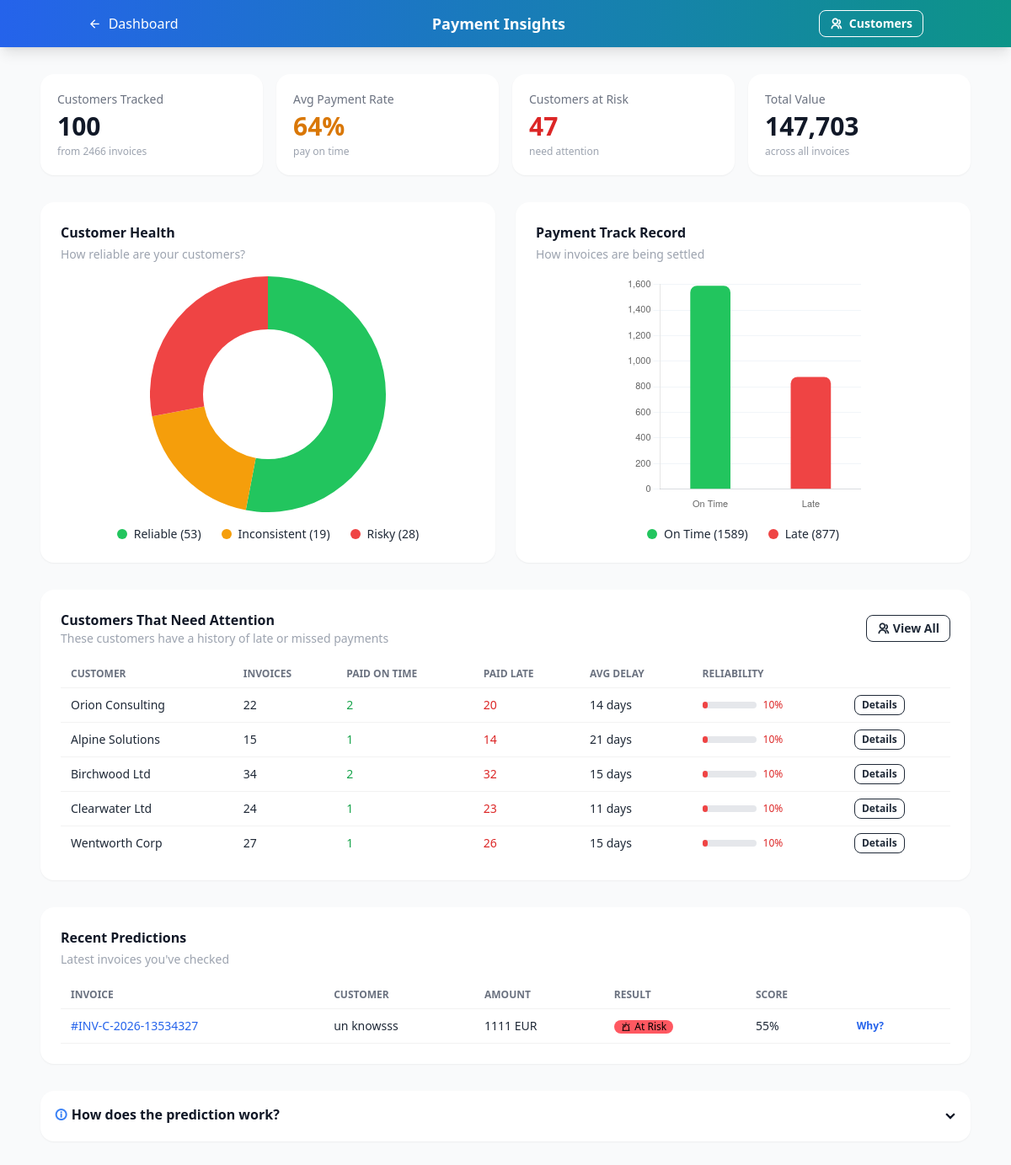
Page /ml/analytics (signed in) on the committed database.
### app/models/database.py (models this page shows, shortened)
class Invoice(Base):
    __tablename__ = "invoices"
    id = Column(Integer, primary_key=True, index=True)
    customer_name = Column(String(255), default="N/A")
    customer_email = Column(String(255), default="N/A")
    customer_address = Column(Text, default="N/A")
    invoice_number = Column(String(255), default="N/A")
    amount = Column(String(50), default="N/A")  # Stored as string for flexibility
    currency = Column(String(10), default="N/A")
    date = Column(String(50), default="N/A")  # Invoice date
    due_date = Column(String(50), default="N/A")  # Payment due date
    company_name = Column(String(255), default="N/A")
    vat_id = Column(String(255), default="N/A")
    filename = Column(String(255))
    status = Column(String(20), default="pending")
    created_at = Column(DateTime, default=datetime.utcnow)
    updated_at = Column(DateTime, default=datetime.utcnow, onupdate=datetime.utcnow)
    features = relationship("InvoiceFeatures", back_populates="invoice", uselist=False, cascade="all, delete-orphan")

class InvoiceFeatures(Base):
    __tablename__ = "invoice_features"
    id = Column(Integer, primary_key=True, index=True)
    invoice_id = Column(Integer, ForeignKey("invoices.id", ondelete="CASCADE"), unique=True, nullable=False)
    invoice = relationship("Invoice", back_populates="features")
    industry = Column(String(100), default="Unknown")
    country = Column(String(80), default="Unknown")
    company_size = Column(String(50), default="Unknown")  # Small/Medium/Large
    customer_type = Column(String(50), default="Unknown")  # New/Returning
    contract_type = Column(String(50), default="Unknown")  # One-time/Recurring
    profit_margin_trend = Column(String(50), default="Unknown")  # Declining/Stable/Improving
    cash_flow_status = Column(String(50), default="Unknown")  # Positive/Negative
    recent_loan_applications = Column(Integer, default=0)
    credit_hold_history = Column(Boolean, default=False)
    industry_payment_benchmark = Column(Float, default=0.5)
    economic_health_index = Column(Float, default=0.0)
    amount = Column(Float, default=0.0)
    days_to_due = Column(Integer, default=0)
    past_due_ratio = Column(Float, default=0.0)
    late_payment = Column(Integer, nullable=True)  # 0 = on time, 1 = late
    predicted_probability = Column(Float, nullable=True)  # Probability of late payment
    predicted_label = Column(Integer, nullable=True)  # 0 = will pay on time, 1 = will be late
    created_at = Column(DateTime, default=datetime.utcnow)
    updated_at = Column(DateTime, default=datetime.utcnow, onupdate=datetime.utcnow)

### app/controllers/prediction_controller.py (the view)
@router.get("/ml/analytics")
def ml_analytics(request: Request):
    if not request.session.get("user_id"):
        return RedirectResponse("/login", status_code=303)
    db = SessionLocal()
    try:
        all_features = db.query(InvoiceFeatures).filter(InvoiceFeatures.predicted_label.isnot(None)).all()
        total_predictions = len(all_features)
        high_risk = sum(1 for f in all_features if f.predicted_label == 1)
        low_risk = total_predictions - high_risk
        avg_confidence = sum(f.predicted_probability for f in all_features) / max(total_predictions, 1)
        stats = csv_service.get_stats()
        all_customers = csv_service.get_all_customers()
        high_risk_customers = csv_service.get_high_risk_customers()
        low_risk_cust = sum(1 for c in all_customers if c.get('payment_reliability', 0) >= 0.7)
        med_risk_cust = sum(1 for c in all_customers if 0.4 <= c.get('payment_reliability', 0) < 0.7)
        high_risk_cust = sum(1 for c in all_customers if c.get('payment_reliability', 0) < 0.4)
        total_on_time = sum(c.get('paid_on_time', 0) for c in all_customers)
        total_late = sum(c.get('paid_late', 0) for c in all_customers)
        total_unpaid = sum(c.get('not_paid', 0) for c in all_customers)
        recent = db.query(Invoice).join(InvoiceFeatures).filter(
            InvoiceFeatures.predicted_label.isnot(None)
        ).order_by(Invoice.created_at.desc()).limit(10).all()
        top_risk = sorted(all_customers, key=lambda c: c.get('payment_reliability', 1))[:5]
        return templates.TemplateResponse("ml_analytics.html", {
            "request": request, "current_user": get_current_user(request),
            "total_predictions": total_predictions,
            "high_risk_count": high_risk, "low_risk_count": low_risk,
            "avg_confidence": round(avg_confidence * 100, 1),
            "total_customers": stats.get('total_customers', 0),
            "high_risk_customers": high_risk_customers[:10],
            "recent_predictions": recent,
            "model_info": ml_service.get_model_info(),
            "low_risk_cust": low_risk_cust, "med_risk_cust": med_risk_cust,
            "high_risk_cust": high_risk_cust,
            "total_on_time": total_on_time, "total_late": total_late,
            "total_unpaid": total_unpaid,
            "total_amount": round(stats.get('total_amount', 0), 2),
            "avg_reliability": stats.get('avg_reliability', 0),
            "top_risk": top_risk,
        })
    finally:
        db.close()

### app/templates/ml_analytics.html (shortened to what this page needs)
<!DOCTYPE html>
<html lang="en" data-theme="light">
<head>
    <link href="https://cdn.jsdelivr.net/npm/daisyui@4.4.23/dist/full.min.css" rel="stylesheet">
    <script src="https://cdn.tailwindcss.com"></script>
    <link href="https://cdn.jsdelivr.net/npm/remixicon@4.2.0/fonts/remixicon.css" rel="stylesheet">
</head>
<body class="bg-gray-50 min-h-screen">
    <nav class="bg-gradient-to-r from-blue-600 to-teal-600 text-white shadow-lg">
        <div class="container mx-auto px-4 py-3 flex justify-between items-center">
            <a href="/dashboard" class="flex items-center gap-2 hover:opacity-80">
                <i class="ri-arrow-left-line"></i> Dashboard
            </a>
            <h1 class="font-bold text-lg">Payment Insights</h1>
            <a href="/customers" class="btn btn-sm btn-outline border-white text-white hover:bg-white hover:text-blue-600">
                <i class="ri-group-line"></i> Customers
            </a>
        </div>
    </nav>
    <main class="container mx-auto px-6 py-8 max-w-6xl">
        <div class="grid grid-cols-2 lg:grid-cols-4 gap-4 mb-8">
            <div class="bg-white rounded-2xl shadow-sm p-5">
                <div class="text-sm text-gray-500 mb-1">Customers Tracked</div>
                <div class="text-3xl font-bold text-gray-900">{{ total_customers }}</div>
                <div class="text-xs text-gray-400 mt-1">from {{ total_on_time + total_late + total_unpaid }} invoices</div>
            </div>
            <div class="bg-white rounded-2xl shadow-sm p-5">
                <div class="text-sm text-gray-500 mb-1">Avg Payment Rate</div>
                <div class="text-3xl font-bold {% if avg_reliability >= 0.7 %}text-green-600{% elif avg_reliability >= 0.5 %}text-amber-600{% else %}text-red-600{% endif %}">{{ (avg_reliability * 100)|int }}%</div>
                <div class="text-xs text-gray-400 mt-1">pay on time</div>
            </div>
            <div class="bg-white rounded-2xl shadow-sm p-5">
                <div class="text-sm text-gray-500 mb-1">Customers at Risk</div>
                <div class="text-3xl font-bold text-red-600">{{ high_risk_cust + med_risk_cust }}</div>
                <div class="text-xs text-gray-400 mt-1">need attention</div>
            </div>
            <div class="bg-white rounded-2xl shadow-sm p-5">
                <div class="text-sm text-gray-500 mb-1">Total Value</div>
                <div class="text-3xl font-bold text-gray-900">{{ "{:,.0f}".format(total_amount) }}</div>
                <div class="text-xs text-gray-400 mt-1">across all invoices</div>
            </div>
        </div>
        <div class="grid grid-cols-1 lg:grid-cols-2 gap-6 mb-8">
            <div class="bg-white rounded-2xl shadow-sm p-6">
                <h3 class="font-bold text-gray-900 mb-1">Customer Health</h3>
                <p class="text-sm text-gray-400 mb-4">How reliable are your customers?</p>
                <div class="flex justify-center">
                    <canvas id="healthChart" width="280" height="280"></canvas>
                </div>
                <div class="flex justify-center gap-6 mt-4 text-sm">
                    <span class="flex items-center gap-2"><span class="w-3 h-3 bg-green-500 rounded-full"></span> Reliable ({{ low_risk_cust }})</span>
                    <span class="flex items-center gap-2"><span class="w-3 h-3 bg-amber-500 rounded-full"></span> Inconsistent ({{ med_risk_cust }})</span>
                    <span class="flex items-center gap-2"><span class="w-3 h-3 bg-red-500 rounded-full"></span> Risky ({{ high_risk_cust }})</span>
                </div>
            </div>
            <div class="bg-white rounded-2xl shadow-sm p-6">
                <h3 class="font-bold text-gray-900 mb-1">Payment Track Record</h3>
                <p class="text-sm text-gray-400 mb-4">How invoices are being settled</p>
                <div class="flex justify-center">
                    <canvas id="paymentChart" width="280" height="280"></canvas>
                </div>
                <div class="flex justify-center gap-6 mt-4 text-sm">
                    <span class="flex items-center gap-2"><span class="w-3 h-3 bg-green-500 rounded-full"></span> On Time ({{ total_on_time }})</span>
                    <span class="flex items-center gap-2"><span class="w-3 h-3 bg-red-500 rounded-full"></span> Late ({{ total_late }})</span>
                </div>
            </div>
        </div>
        <div class="bg-white rounded-2xl shadow-sm p-6 mb-8">
            <div class="flex justify-between items-center mb-4">
                <div>
                    <h3 class="font-bold text-gray-900">Customers That Need Attention</h3>
                    <p class="text-sm text-gray-400">These customers have a history of late or missed payments</p>
                </div>
                <a href="/customers" class="btn btn-sm btn-outline gap-1"><i class="ri-group-line"></i> View All</a>
            </div>
            {% if top_risk %}
            <div class="overflow-x-auto">
                <table class="table table-sm">
                    <thead>
                        <tr class="text-gray-500 text-xs uppercase">
                            <th>Customer</th>
                            <th>Invoices</th>
                            <th>Paid On Time</th>
                            <th>Paid Late</th>
                            <th>Avg Delay</th>
                            <th>Reliability</th>
                            <th></th>
                        </tr>
                    </thead>
                    <tbody>
                        {% for c in top_risk %}
                        <tr>
                            <td class="font-medium">{{ c.name }}</td>
                            <td>{{ c.total_invoices }}</td>
                            <td class="text-green-600">{{ c.paid_on_time }}</td>
                            <td class="text-red-600">{{ c.paid_late }}</td>
                            <td>{{ "%.0f"|format(c.avg_payment_delay) }} days</td>
                            <td>
                                {% set r = (c.payment_reliability * 100)|int %}
                                <div class="flex items-center gap-2">
                                    <div class="w-16 bg-gray-200 rounded-full h-2">
                                        <div class="h-2 rounded-full {% if r >= 70 %}bg-green-500{% elif r >= 40 %}bg-amber-500{% else %}bg-red-500{% endif %}" style="width: {{ r }}%"></div>
                                    </div>
                                    <span class="text-xs font-medium {% if r >= 70 %}text-green-600{% elif r >= 40 %}text-amber-600{% else %}text-red-600{% endif %}">{{ r }}%</span>
                                </div>
                            </td>
                            <td>
                                <a href="/customer-insights/{{ c.name }}" class="btn btn-xs btn-outline">Details</a>
                            </td>
                        </tr>
                        {% endfor %}
                    </tbody>
                </table>
            </div>
            {% else %}
            <p class="text-gray-400 text-center py-8">No customer data yet. Upload a CSV dataset to see insights.</p>
            {% endif %}
        </div>
        {% if recent_predictions %}
        <div class="bg-white rounded-2xl shadow-sm p-6 mb-8">
            <h3 class="font-bold text-gray-900 mb-1">Recent Predictions</h3>
            <p class="text-sm text-gray-400 mb-4">Latest invoices you've checked</p>
            <div class="overflow-x-auto">
                <table class="table table-sm">
                    <thead>
                        <tr class="text-gray-500 text-xs uppercase">
                            <th>Invoice</th>
                            <th>Customer</th>
                            <th>Amount</th>
                            <th>Result</th>
                            <th>Score</th>
                            <th></th>
                        </tr>
                    </thead>
                    <tbody>
                        {% for inv in recent_predictions %}
                        <tr>
                            <td>
                                <a href="/view-invoice/{{ inv.id }}" class="text-blue-600 hover:underline font-medium">
                                    #{{ inv.invoice_number if inv.invoice_number != 'N/A' else inv.id }}
                                </a>
                            </td>
                            <td>{{ inv.customer_name if inv.customer_name != 'N/A' else 'Unknown' }}</td>
                            <td>{{ inv.amount }} {{ inv.currency if inv.currency != 'N/A' else '' }}</td>
                            <td>
                                {% if inv.features and inv.features.predicted_label == 1 %}
                                <span class="badge badge-error badge-sm gap-1"><i class="ri-alarm-warning-line"></i> At Risk</span>
                                {% else %}
                                <span class="badge badge-success badge-sm gap-1"><i class="ri-check-line"></i> Looks Good</span>
                                {% endif %}
                            </td>
                            <td>
                                {% if inv.features %}
                                <span class="font-medium">{{ (inv.features.predicted_probability * 100)|int }}%</span>
                                {% endif %}
                            </td>
                            <td>
                                <a href="/ml/explain/{{ inv.id }}" class="btn btn-xs btn-ghost text-blue-600">Why?</a>
                            </td>
                        </tr>
                        {% endfor %}
                    </tbody>
                </table>
            </div>
        </div>
        {% endif %}
        <div class="collapse collapse-arrow bg-white rounded-2xl shadow-sm">
            <div class="collapse-title font-bold text-gray-900">
                <i class="ri-information-line text-blue-500"></i> How does the prediction work?
            </div>
        </div>
    </main>
    <script>
    new Chart(document.getElementById('healthChart'), {
        type: 'doughnut',
        data: {
            labels: ['Reliable', 'Inconsistent', 'Risky'],
            datasets: [{
                data: [{{ low_risk_cust }}, {{ med_risk_cust }}, {{ high_risk_cust }}],
                backgroundColor: ['#22c55e', '#f59e0b', '#ef4444'],
                borderWidth: 0, hoverOffset: 8
            }]
        },
        options: { responsive: false, cutout: '55%', plugins: { legend: { display: false } } }
    });
    new Chart(document.getElementById('paymentChart'), {
        type: 'bar',
        data: {
            labels: ['On Time', 'Late'{% if total_unpaid > 0 %}, 'Unpaid'{% endif %}],
            datasets: [{
                data: [{{ total_on_time }}, {{ total_late }}{% if total_unpaid > 0 %}, {{ total_unpaid }}{% endif %}],
                backgroundColor: ['#22c55e', '#ef4444'{% if total_unpaid > 0 %}, '#9ca3af'{% endif %}],
                borderRadius: 8, barPercentage: 0.5
            }]
        },
        options: {
            responsive: false,
            plugins: { legend: { display: false } },
            scales: {
                y: { beginAtZero: true, grid: { color: '#f1f5f9' }, ticks: { font: { size: 11 } } },
                x: { grid: { display: false }, ticks: { font: { size: 11 } } }
            }
        }
    });
    </script>
</body>
</html>

### rows in the picture
Invoice: invoice_number "INV-C-2026-13534327", customer_name "un knowsss", amount "1111", currency "EUR"
InvoiceFeatures: (inv.features.predicted_probability*100)|int "55"

### other values in the picture
{{ total_customers }} "100"
{{ total_on_time + total_late + total_unpaid }} "2466"
{{ (avg_reliability * 100)|int }} "64"
{{ high_risk_cust + med_risk_cust }} "47"
{{ "{:,.0f}".format(total_amount) }} "147,703"
{{ low_risk_cust }} "53"
{{ med_risk_cust }} "19"
{{ high_risk_cust }} "28"
{{ total_on_time }} "1589"
{{ total_late }} "877"
{{ c.name }} "Orion Consulting" "Alpine Solutions" "Birchwood Ltd" "Clearwater Ltd" "Wentworth Corp"
{{ c.total_invoices }} "22" "15" "34" "24" "27"
{{ c.paid_on_time }} "2" "1" "2" "1" "1"
{{ c.paid_late }} "20" "14" "32" "23" "26"
{{ "%.0f"|format(c.avg_payment_delay) }} "14" "21" "15" "11" "15"
